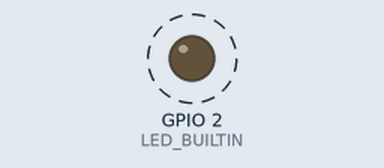
Simulated run of this sketch. Board: ESP32. Shown: output pins drawn as LEDs (lit = HIGH). Dashed ring = blinking. What the sketch prints to the serial monitor is not drawn.

Above: at 0.6 s.
Timing chart, 0 to 3.0 s (numbered marks = the images above):
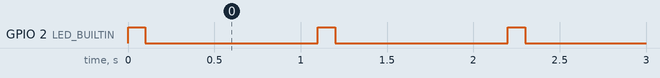

Measured:
- by itself, GPIO 2 (LED_BUILTIN): alternates HIGH for 0.10 s and LOW for 1.0 s

The sketch:

ESP32-No10-Testing-sketch-Jan-2021.ino
```cpp
#define LED_BUILTIN 2 // works on ESP32 Dev Module 30-pin, but 38-pin version doesn't have onboard addressable LED

void setup()
{
  // put your setup code here, to run once:

  pinMode(LED_BUILTIN, OUTPUT);
  Serial.begin(115200);
}

void loop()
{
  // put your main code here, to run repeatedly:
  Serial.println("Hello World");

  digitalWrite(LED_BUILTIN, HIGH); // turn the LED on (HIGH is the voltage level)
  delay(100);
  digitalWrite(LED_BUILTIN, LOW); // turn the LED off by making the voltage LOW
  delay(1000);
}
```
